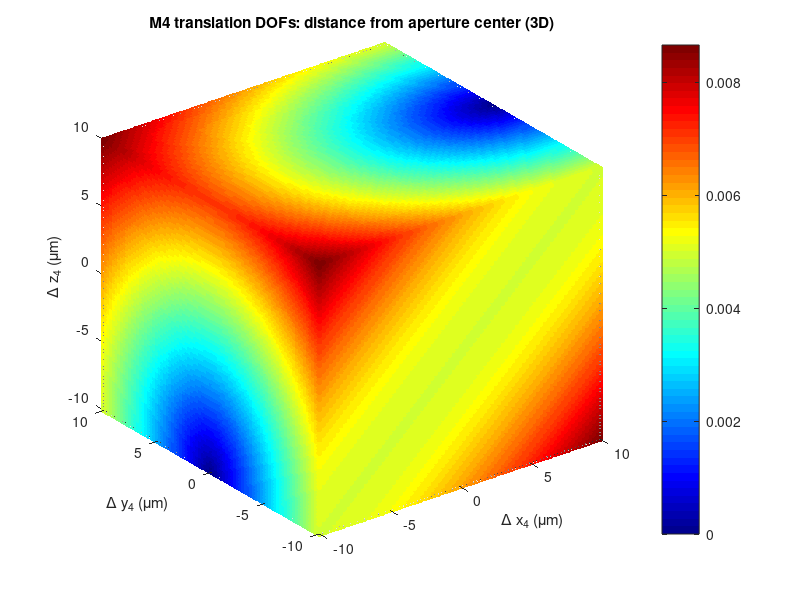
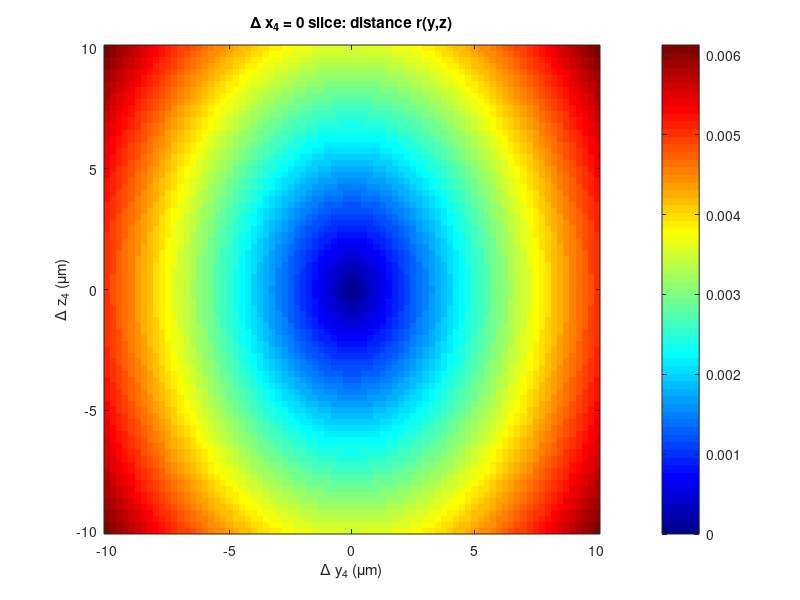
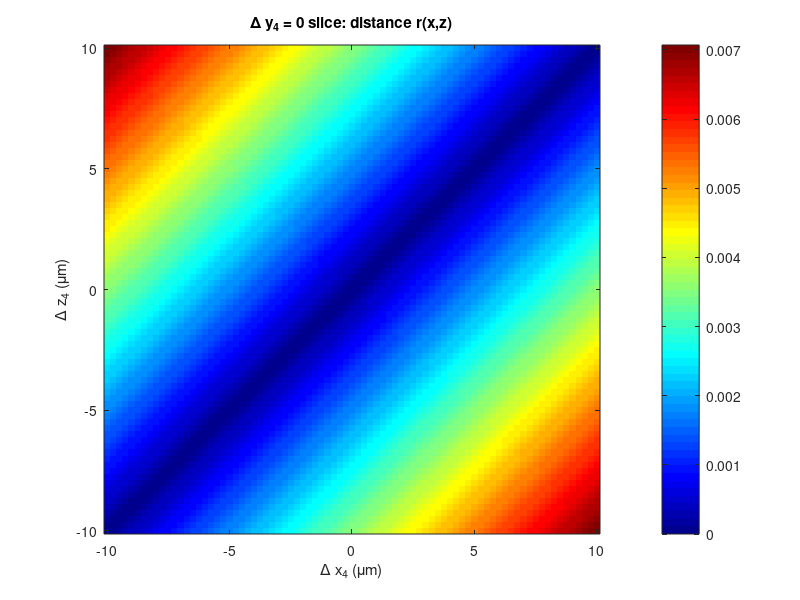
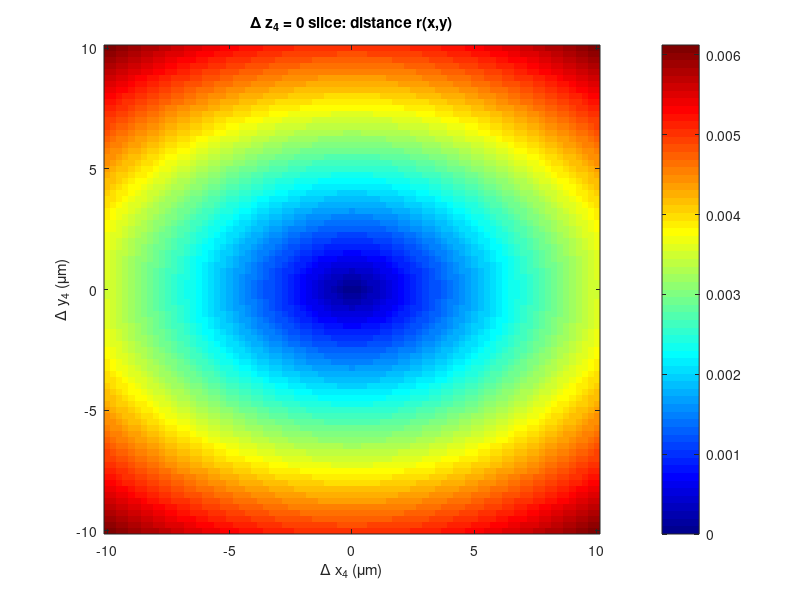

Recreate these plots in MATLAB, in order.
function demo_cavity_linear_response()
set(0, 'defaultFigureColor', 'w');   % 所有新建 figure 默认白色背景
set(0, 'defaultAxesColor',   'w');   % 坐标区域默认白色

    % DEMO: 计算 4 镜环形腔的线性灵敏度矩阵 J，并用它把 20 个微动映射到光阑状态变化
    %
    % 结果：
    %   x_star : 4x1，本征光路在光阑面上的名义状态 (y,z,theta_y,theta_z)
    %   J      : 4x20，一阶雅可比矩阵
    %   dx     : 4x1，给定 dq 时的状态变化
    %
    % 你真正要用的就是： dx = J * dq;

    % 1. 建几何：光阑 + 4 面镜子
    [aperture, mirrors] = build_cavity_geometry_adjacent_spheres();

    % 2. 名义微动为 0
    q0 = zeros(20,1);   % 4 镜 * 每镜 5 DOF

    % 3. 先找一个本征光路的近似解 x_star
    x_init = [0;0;0;0]; % 初始猜测：光阑处位于轴心，角度 0
    x_star = find_eigen_ray(aperture, mirrors, q0, x_init);

    % 4. 数值线性化，求 A, B, J
    eps_x = 1e-6;   % 状态扰动步长（单位：mm / rad，对你的尺度足够小）
    eps_q = 1e-6;   % DOF 扰动步长（单位：mm / rad，同理）
    [A,B,J] = linearize_cavity(aperture, mirrors, q0, x_star, eps_x, eps_q);
    %整块灵敏度
    G = J(1:2, 16:20);   % 只看 M4 对 spot(y,z) 的 2D 灵敏度
disp('G = J(1:2,16:20) where u=[dx4 dy4 dz4 ax4 ay4]:');
disp(G);

s = vecnorm(G, 2, 1);  % 每列2范数
disp('Column norms s_i = ||G(:,i)|| : [dx4 dy4 dz4 ax4 ay4]');
disp(s);

% 看看2×5是否接近退化（对准会变得困难）
disp('singular values of G (2x5):');
disp(svd(G));


    fprintf('Nominal eigen state at aperture [y z ty tz]^T = [%.3e %.3e %.3e %.3e]\n', x_star);

%     镜片 1（右上球面镜）
% 
% dq(1) = Δx_1 —— 沿 局部 x₁ 方向平移（在腔平面内，差不多沿 M1→M2 那段光路方向）
% 
% dq(2) = Δy_1 —— 沿 局部 y₁ 方向平移（出平面方向，垂直于整个腔平面）
% 
% dq(3) = Δz_1 —— 沿 法向 z₁ 平移（piston，沿镜面法线前后推）
% 
% dq(4) = a_x1 —— 绕局部 x₁ 轴转角（tip/pitch，小角度，单位 rad）
% 
% dq(5) = a_y1 —— 绕局部 y₁ 轴转角（tilt/yaw，小角度，单位 rad）
% 
% 镜片 2（左上平面镜）
% 6. dq(6) = Δx_2
% 7. dq(7) = Δy_2
% 8. dq(8) = Δz_2
% 9. dq(9) = a_x2
% 10. dq(10) = a_y2
% 
% 镜片 3（左下平面镜）
% 11. dq(11) = Δx_3
% 12. dq(12) = Δy_3
% 13. dq(13) = Δz_3
% 14. dq(14) = a_x3
% 15. dq(15) = a_y3
% 
% 镜片 4（右下球面镜）
% 16. dq(16) = Δx_4
% 17. dq(17) = Δy_4
% 18. dq(18) = Δz_4
% 19. dq(19) = a_x4
% 20. dq(20) = a_y4
    dq = zeros(20,1);
    % 比如：第一块镜子的 Δy_1 = 5 um（沿出平面方向）
    dq(1) =0e-3;
    dq(2) = 0e-3;  % 单位这里用 mm：5μm = 5e-3 mm
    dq(3) =0;
    dq(4) =0;
    dq(5) =0;
    dq(11) = 0;
 dq(16)=5e-3;

    dx = J * dq;
    fprintf('dx from example dq: [dy dz dty dtz]^T = [%.3e %.3e %.3e %.3e]\n', dx);
  % ===== M4 平移自由度：3D + 切片 灵敏度图 =====
    plot_M4_translation_3D(J, x_star);

    % ===== M4 转动自由度：2D 灵敏度热力图 =====
plot_M4_rotation_3D(J, x_star);
demo_M4_move_and_hits();


end

       
function [ap, mirrors] = build_cavity_geometry_adjacent_spheres()
    % 标准 4 镜环形腔几何：
    % - 右边一竖排：上球面 M1，下球面 M4，中间是光阑
    % - 左边一竖排：上平面 M2，下平面 M3
    % - 光路顺序：ap -> M1 -> M2 -> M3 -> M4 -> ap
    % - 相邻镜面几何光程约为 L（这里取 L = 70 mm）
    % - 球面曲率半径 R = 6000 mm

    L = 70;        % 腔臂长度 ~ 70 mm
    R = 6000;      % 球面半径

    mirrors(4) = struct();

    % ========= 1. 定义名义光路上的 4 个反射点 =========
    % 坐标在 X-Z 平面内（Y 是出平面方向）
    % 右边为 X = +L/2，左边为 X = -L/2
    % 上下为 Z = ±L/2

    % M1：右上角球面镜上的名义打点
    P1 = [ +L/2; 0; +L/2 ];   % (x,y,z)

    % M2：左上角平面镜上的名义打点
    P2 = [ -L/2; 0; +L/2 ];

    % M3：左下角平面镜上的名义打点
    P3 = [ -L/2; 0; -L/2 ];

    % M4：右下角球面镜上的名义打点
    P4 = [ +L/2; 0; -L/2 ];

    % 光阑在右侧两球面之间的中点
    ap.A0 = [ +L/2; 0; 0 ];

    % ========= 2. 名义光路方向（保证能闭环） =========
    % 光路顺序：
    %   ap -> M1 -> M2 -> M3 -> M4 -> ap

    k_ap_to_M1 = [ 0; 0;  1];   % 从光阑往上到 M1
    k_M1_to_M2 = [-1; 0;  0];   % M1 -> 左上 M2
    k_M2_to_M3 = [ 0; 0; -1];   % M2 -> 左下 M3
    k_M3_to_M4 = [ 1; 0;  0];   % M3 -> 右下 M4
    k_M4_to_ap = [ 0; 0;  1];   % M4 -> 光阑（往上）

    % ========= 3. 每个镜面的法向（由入射/出射方向确定） =========
    % 镜面法向 n_j ∝ k_in - k_out

    n1 = k_ap_to_M1 - k_M1_to_M2;  n1 = n1 / norm(n1);   % 球面 1
    n2 = k_M1_to_M2 - k_M2_to_M3;  n2 = n2 / norm(n2);   % 平面 2
    n3 = k_M2_to_M3 - k_M3_to_M4;  n3 = n3 / norm(n3);   % 平面 3
    n4 = k_M3_to_M4 - k_M4_to_ap;  n4 = n4 / norm(n4);   % 球面 4

    % ========= 4. 定义 4 个镜子 =========

    % ----- Mirror 1: 球面，上右 -----
    mirrors(1).type      = 'sphere';
    mirrors(1).R         = R;
    mirrors(1).refPoint  = P1;             % 旋转中心先取打点
    mirrors(1).C0        = P1 - R * n1;    % 球心位置，使得 (P1 - C0)/R = n1
    mirrors(1).ez0       = n1;             % 局部 z 轴 = 法向
    mirrors(1).ex0       = k_M1_to_M2;     % 局部 x 轴先取沿光路切向
    mirrors               = normalize_local_axes(mirrors,1);

    % ----- Mirror 2: 平面，上左 -----
    mirrors(2).type      = 'plane';
    mirrors(2).R         = inf;
    mirrors(2).refPoint  = P2;
    mirrors(2).C0        = P2;             % 平面上一点即可
    mirrors(2).ez0       = n2;
    mirrors(2).ex0       = k_M2_to_M3;     % 切向
    mirrors               = normalize_local_axes(mirrors,2);

    % ----- Mirror 3: 平面，下左 -----
    mirrors(3).type      = 'plane';
    mirrors(3).R         = inf;
    mirrors(3).refPoint  = P3;
    mirrors(3).C0        = P3;
    mirrors(3).ez0       = n3;
    mirrors(3).ex0       = k_M3_to_M4;
    mirrors               = normalize_local_axes(mirrors,3);

    % ----- Mirror 4: 球面，下右 -----
    mirrors(4).type      = 'sphere';
    mirrors(4).R         = R;
    mirrors(4).refPoint  = P4;
    mirrors(4).C0        = P4 - R * n4;
    mirrors(4).ez0       = n4;
    mirrors(4).ex0       = k_M4_to_ap;
    mirrors               = normalize_local_axes(mirrors,4);

    % ========= 5. 光阑坐标系 =========
    % 光阑面法线沿着名义光路方向（从 ap 指向 M1 即 +z）
    ap.m  = k_ap_to_M1;              % 光阑法线 ≈ 光轴
    ap.m  = ap.m / norm(ap.m);

    % 光阑面内：
    %   ey = 出平面方向（取全局 Y）
    %   ez = 在腔平面内，和 m, ey 都正交（自动算出来，是沿着 -X）
    ap.ey = [0; 1; 0];
    ap.ey = ap.ey / norm(ap.ey);
    ap.ez = cross(ap.m, ap.ey);
    ap.ez = ap.ez / norm(ap.ez);

end


function mirrors = normalize_local_axes(mirrors,j)
    % 1) 先单位化 z 轴（法向）
    ez = mirrors(j).ez0;
    ez = ez / norm(ez);

    % 2) 想要 y 轴朝全局 +Y（往桌子外）
    ey_global = [0; 1; 0];

    % 对当前这套几何（法线都在 X-Z 平面），ey_global 本身就与 ez 正交，
    % 但写成通用一点：先减掉在 ez 方向上的分量，保证正交更鲁棒
    ey = ey_global - dot(ey_global, ez) * ez;
    if norm(ey) < 1e-12
        % 极端情况：如果 ez 恰好就是 ±Y（当前几何不会发生）
        % 就选一个备用方向，比如全局 Z，再正交化
        ey = [0; 0; 1];
        ey = ey - dot(ey, ez) * ez;
    end
    ey = ey / norm(ey);

    % 3) 用 y × z 得到 x 轴，自动与 y、z 都正交
    ex = cross(ey, ez);
    ex = ex / norm(ex);

    % 4) 回写到结构体
    mirrors(j).ez0 = ez;
    mirrors(j).ey0 = ey;
    mirrors(j).ex0 = ex;
end



function x_star = find_eigen_ray(ap, mirrors, q0, x_init)
    % 简单迭代 F(x) 找闭环解： x* = F(q0, x*)
    maxIter = 100;
    x = x_init;
    for k = 1:maxIter
        x_new = F_cavity(ap, mirrors, q0, x);
        if norm(x_new - x) < 1e-9
            break;
        end
        x = x_new;
    end
    x_star = x;
end
function [A,B,J] = linearize_cavity(ap, mirrors, q0, x0, eps_x, eps_q)
    % 线性化单圈映射 F(q,x) 在 (q0,x0) 处的一阶导：
    %   A = dF/dx (4x4)
    %   B = dF/dq (4x20)
    % 然后闭环本征解的响应： (I - A) * dx = B * dq  =>  dx = (I-A)^(-1) B dq

    % ---- A: 对 x 的导数 ----
    A = zeros(4,4);
    f0 = F_cavity(ap, mirrors, q0, x0);
    for i = 1:4
        dx = zeros(4,1);
        dx(i) = eps_x;
        fi = F_cavity(ap, mirrors, q0, x0 + dx);
        A(:,i) = (fi - f0) / eps_x;
    end

    % ---- B: 对 q 的导数 ----
    B = zeros(4,20);
    for k = 1:20
        dq = zeros(20,1);
        dq(k) = eps_q;
        fk = F_cavity(ap, mirrors, q0 + dq, x0);
        B(:,k) = (fk - f0) / eps_q;
    end

    % ---- 闭环雅可比 ----
    J = (eye(4) - A) \ B;
end
function x_out = F_cavity(ap, mirrors, q, x_in)
    % F(q,x): 从光阑状态 x_in 出发，经过 4 面镜子，再回到光阑，得到 x_out

    % 1. 应用 DOF
    mirrors_eff = apply_DOFs_to_mirrors(mirrors, q);

    % 2. 光阑状态 -> 光线 (r,k)
    [r, k] = state_to_ray(ap, x_in);

    % 3. ap -> M1 (球面1)
    [r, k] = propagate_to_mirror(r, k, mirrors_eff(1));
    [r, k] = reflect_on_mirror(r, k, mirrors_eff(1));

    % 4. M1 -> M2 (球面2)
    [r, k] = propagate_to_mirror(r, k, mirrors_eff(2));
    [r, k] = reflect_on_mirror(r, k, mirrors_eff(2));

    % 5. M2 -> M3 (平面3)
    [r, k] = propagate_to_mirror(r, k, mirrors_eff(3));
    [r, k] = reflect_on_mirror(r, k, mirrors_eff(3));

    % 6. M3 -> M4 (平面4)
    [r, k] = propagate_to_mirror(r, k, mirrors_eff(4));
    [r, k] = reflect_on_mirror(r, k, mirrors_eff(4));

    % 7. M4 -> ap
    [r, k] = propagate_to_plane(r, k, ap.A0, ap.m);

    % 8. 回到光阑状态向量
    x_out = ray_to_state(ap, r, k);
end

function [r, k] = state_to_ray(ap, x)
    y  = x(1);
    z  = x(2);
    ty = x(3);
    tz = x(4);

    % 位置
    r = ap.A0 + y*ap.ey + z*ap.ez;

    % 方向：k ≈ m + ty*ey + tz*ez
    k_approx = ap.m + ty*ap.ey + tz*ap.ez;
    k = k_approx / norm(k_approx);
end

function x = ray_to_state(ap, r, k)
    % 位置投影
    dr = r - ap.A0;
    y  = dot(dr, ap.ey);
    z  = dot(dr, ap.ez);

    % 方向倾角
    km = dot(k, ap.m);
    ky = dot(k, ap.ey);
    kz = dot(k, ap.ez);
    ty = ky / km;
    tz = kz / km;

    x = [y; z; ty; tz];
end
function mirrors_eff = apply_DOFs_to_mirrors(mirrors, q)
    mirrors_eff = mirrors;
    for j = 1:4
        qj = q((j-1)*5 + (1:5));   % [Δx, Δy, Δz, ax, ay]^T

        ex0 = mirrors(j).ex0;
        ey0 = mirrors(j).ey0;
        ez0 = mirrors(j).ez0;

        % 平移（局部 -> 全局）
        tx = qj(1); ty = qj(2); tz = qj(3);
        t = tx*ex0 + ty*ey0 + tz*ez0;

        % 小转角矢量（局部 -> 全局）
        ax = qj(4); ay = qj(5);
        omega = ax*ex0 + ay*ey0;  % 绕局部 x,y 轴的小角度

        % 更新中心位置（假定绕 refPoint 旋转，这里用 C0/平面上一点）
        C0 = mirrors(j).C0;
        Om = mirrors(j).refPoint;
        dC_rot = cross(omega, (C0 - Om));   % 旋转引起的位移
        C  = C0 + t + dC_rot;

        % 更新法向和局部基底（线性近似）
        ez = ez0 + cross(omega, ez0);
        ez = ez / norm(ez);
        ex = ex0 + cross(omega, ex0);
        ex = ex - dot(ex,ez)*ez;
        ex = ex / norm(ex);
        ey = cross(ez, ex);
        ey = ey / norm(ey);

        mirrors_eff(j).C  = C;
        mirrors_eff(j).ez = ez;
        mirrors_eff(j).ex = ex;
        mirrors_eff(j).ey = ey;
    end
end
function [r_hit, k] = propagate_to_mirror(r, k, mirror)
    % 光线 (r,k) -> 与镜面交点 r_hit
    if strcmp(mirror.type,'sphere')
        % 球面：|r + t k - C|^2 = R^2
        C = mirror.C;
        R = mirror.R;
        oc = r - C;
        a = dot(k,k);
        b = 2*dot(oc,k);
        c = dot(oc,oc) - R^2;
        discriminant = b^2 - 4*a*c;
        if discriminant < 0
            error('No intersection with spherical mirror.');
        end
        t1 = (-b - sqrt(discriminant)) / (2*a);
        t2 = (-b + sqrt(discriminant)) / (2*a);
        t = min(t1,t2);
        if t < 0
            t = max(t1,t2);
        end
        if t <= 0
            error('Intersection behind ray start.');
        end
        r_hit = r + t*k;

    elseif strcmp(mirror.type,'plane')
        % 平面：(r - C)·n = 0，n = ez
        C = mirror.C;
        n = mirror.ez;
        denom = dot(k,n);
        if abs(denom) < 1e-12
            error('Ray parallel to plane.');
        end
        t = dot(C - r, n) / denom;
        if t <= 0
            error('Intersection behind ray start.');
        end
        r_hit = r + t*k;
    else
        error('Unknown mirror type.');
    end
end

function [r_out, k_out] = reflect_on_mirror(r_hit, k_in, mirror)
    % 在交点处计算法向并做理想镜面反射
    if strcmp(mirror.type,'sphere')
        C = mirror.C;
        R = mirror.R;
        n = (r_hit - C) / R;   % 球面法向
        n = n / norm(n);
    else
        n = mirror.ez;         % 平面镜，法向恒定
        n = n / norm(n);
    end

    k_out = k_in - 2*dot(k_in,n)*n;
    k_out = k_out / norm(k_out);
    r_out = r_hit;
end

function [r_hit, k_out] = propagate_to_plane(r, k, A0, m)
    % 光线 (r,k) -> 平面 (r - A0)·m = 0
    denom = dot(k,m);
    if abs(denom) < 1e-12
        error('Ray parallel to plane.');
    end
    t = dot(A0 - r, m) / denom;
    if t <= 0
        error('Plane is behind ray start.');
    end
    r_hit = r + t*k;
    k_out = k;
end
function plot_M4_translation_3D(J, x_star)
    % M4 的 3 个平移 DOF: Δx_4, Δy_4, Δz_4
    % 用线性模型 δx = J δq，计算光阑中心距离 r = sqrt(y^2 + z^2)
    % 并在 3D 参数空间上画：
    %   1. 3D 散点“热力图” (Δx4, Δy4, Δz4) -> r
    %   2. 三个 2D 切片：Δx4=0, Δy4=0, Δz4=0

    % ---- 只取位置分量 y,z 的灵敏度（前两行） ----
    J_pos_M4 = J(1:2, 16:18);     % 2x3，对应 Δx4, Δy4, Δz4

    % 扫描范围（单位：mm）
    % 这里取 ±10 μm，可根据实际情况改
    amp_trans = 10e-3;           % 10 μm = 10e-3 mm
    N = 81;                       % 每个轴 21 个点

    dx4_vals = linspace(-amp_trans, amp_trans, N);
    dy4_vals = linspace(-amp_trans, amp_trans, N);
    dz4_vals = linspace(-amp_trans, amp_trans, N);

    [DX4, DY4, DZ4] = ndgrid(dx4_vals, dy4_vals, dz4_vals);   % N x N x N

    % 展平为向量，方便一次性矩阵乘
    dq_sub = [DX4(:)'; DY4(:)'; DZ4(:)'];   % 3 x (N^3)

    % y,z 的增量： 2 x (N^3)
    dYZ = J_pos_M4 * dq_sub;

    % 加上名义本征解的 y,z
    Y = x_star(1) + dYZ(1,:);    % 1 x (N^3)
    Z = x_star(2) + dYZ(2,:);

    % 到光阑中心的距离 r
    R = sqrt(Y.^2 + Z.^2);       % 1 x (N^3)

    % reshape 回 N x N x N
    R3 = reshape(R, N, N, N);

    % ================= 1. 3D 散点“热力图” =================
    figure; clf;
    scatter3(DX4(:)*1e3, DY4(:)*1e3, DZ4(:)*1e3, ...
             20, R(:), 'filled');    % 颜色代表 r
    xlabel('\Delta x_4 (\mum)', 'Interpreter','tex');
    ylabel('\Delta y_4 (\mum)', 'Interpreter','tex');
    zlabel('\Delta z_4 (\mum)', 'Interpreter','tex');
    title('M4 translation DOFs: distance from aperture center (3D)', ...
          'Interpreter','tex');
    grid on; box on; colorbar;
    colormap(jet);

    % ================= 2. 三个 2D 切片 =================
    % 选中间切片（0 附近），索引：
    mid = ceil(N/2);

    % (a) Δx4 = 0 切片：平面 (Δy4, Δz4)
    R_x0 = squeeze(R3(mid, :, :));  % N x N
    figure; clf;
    imagesc(dy4_vals*1e3, dz4_vals*1e3, R_x0');  % 注意转置，让坐标对应
    set(gca,'YDir','normal');
    xlabel('\Delta y_4 (\mum)', 'Interpreter','tex');
    ylabel('\Delta z_4 (\mum)', 'Interpreter','tex');
    title('\Delta x_4 = 0 slice: distance r(y,z)', 'Interpreter','tex');
    colorbar; colormap(jet);

    % (b) Δy4 = 0 切片：平面 (Δx4, Δz4)
    R_y0 = squeeze(R3(:, mid, :));  % N x N
    figure; clf;
    imagesc(dx4_vals*1e3, dz4_vals*1e3, R_y0');
    set(gca,'YDir','normal');
    xlabel('\Delta x_4 (\mum)', 'Interpreter','tex');
    ylabel('\Delta z_4 (\mum)', 'Interpreter','tex');
    title('\Delta y_4 = 0 slice: distance r(x,z)', 'Interpreter','tex');
    colorbar; colormap(jet);

    % (c) Δz4 = 0 切片：平面 (Δx4, Δy4)
    R_z0 = squeeze(R3(:, :, mid));  % N x N
    figure; clf;
    imagesc(dx4_vals*1e3, dy4_vals*1e3, R_z0');
    set(gca,'YDir','normal');
    xlabel('\Delta x_4 (\mum)', 'Interpreter','tex');
    ylabel('\Delta y_4 (\mum)', 'Interpreter','tex');
    title('\Delta z_4 = 0 slice: distance r(x,y)', 'Interpreter','tex');
    colorbar; colormap(jet);
end
function plot_M4_rotation_3D(J, x_star)
    % M4 的 2 个转动 DOF: a_x4, a_y4
    % 基于线性模型 δx = J δq，计算光阑中心距离 r = sqrt(y^2 + z^2)
    % 画：
    %   1) 3D surface: (a_x4, a_y4) -> r
    %   2) 俯视 2D 热力图（方便对比）

    % y,z 对 [a_x4, a_y4] 的灵敏度 (2x2)
    J_pos_rot_M4 = J(1:2, 19:20);

    % 扫描范围（单位：rad），这里取 ±100 μrad
    amp_rot = 100e-6;       % 100 μrad
    N = 81;                 % 网格分辨率

    ax4_vals = linspace(-amp_rot, amp_rot, N);
    ay4_vals = linspace(-amp_rot, amp_rot, N);

    [AX4, AY4] = ndgrid(ax4_vals, ay4_vals);   % N x N

    % 展成 2 x (N^2) 的小扰动向量
    dq_sub = [AX4(:)'; AY4(:)'];

    % 位置分量增量 (y,z)
    dYZ = J_pos_rot_M4 * dq_sub;   % 2 x (N^2)

    Y = x_star(1) + dYZ(1,:);
    Z = x_star(2) + dYZ(2,:);
    R = sqrt(Y.^2 + Z.^2);         % 1 x (N^2)

    R2 = reshape(R, N, N);         % N x N

    %% 1) 3D surface 图：高度和颜色都表示 r
    figure; clf;
    surf(ax4_vals*1e6, ay4_vals*1e6, R2', R2', 'EdgeColor','none');  % X=ax4, Y=ay4, Z=r
    xlabel('a_{x4} (\murad)', 'Interpreter','tex');
    ylabel('a_{y4} (\murad)', 'Interpreter','tex');
    zlabel('r (mm)');
    title('M4 rotation DOFs: distance from aperture center (3D surface)', ...
          'Interpreter','tex');
    colormap(jet);
    colorbar;
    grid on; box on;
    view(45, 30);          % 斜视角方便看
    shading interp;        % 颜色平滑一点

    %% 2) 俯视 2D 热力图（同一数据从上往下看）
    figure; clf;
    imagesc(ax4_vals*1e6, ay4_vals*1e6, R2');
    set(gca,'YDir','normal');
    xlabel('a_{x4} (\murad)', 'Interpreter','tex');
    ylabel('a_{y4} (\murad)', 'Interpreter','tex');
    title('M4 rotation DOFs: distance from aperture center (top view)', ...
          'Interpreter','tex');
    colormap(jet);
    colorbar;
end
function [Phits, x_out] = trace_cavity_hits(ap, mirrors, q, x_in)
    % TRACE_CAVITY_HITS
    % 从光阑状态 x_in 出发，带 DOF q，绕腔一圈，
    % 返回在 4 个镜子上的打点位置（全局坐标）和回到光阑的状态。
    %
    % 输出：
    %   Phits: 3x4 矩阵
    %          第 j 列 = [Xj; Yj; Zj] 为在镜子 Mj 上的打点
    %   x_out: 4x1，绕一圈回到光阑后的状态（应该接近 x_in）

    % 1. 应用 DOF
    mirrors_eff = apply_DOFs_to_mirrors(mirrors, q);

    % 2. 光阑状态 -> 光线 (r,k)
    [r, k] = state_to_ray(ap, x_in);

    Phits = nan(3,4);   % 预分配

    % ---- ap -> M1 ----
    [r, k] = propagate_to_mirror(r, k, mirrors_eff(1));
    Phits(:,1) = r;                      % 记录 M1 打点
    [r, k] = reflect_on_mirror(r, k, mirrors_eff(1));

    % ---- M1 -> M2 ----
    [r, k] = propagate_to_mirror(r, k, mirrors_eff(2));
    Phits(:,2) = r;                      % 记录 M2 打点
    [r, k] = reflect_on_mirror(r, k, mirrors_eff(2));

    % ---- M2 -> M3 ----
    [r, k] = propagate_to_mirror(r, k, mirrors_eff(3));
    Phits(:,3) = r;                      % 记录 M3 打点
    [r, k] = reflect_on_mirror(r, k, mirrors_eff(3));

    % ---- M3 -> M4 ----
    [r, k] = propagate_to_mirror(r, k, mirrors_eff(4));
    Phits(:,4) = r;                      % 记录 M4 打点
    [r, k] = reflect_on_mirror(r, k, mirrors_eff(4));

    % ---- M4 -> ap ----
    [r, k] = propagate_to_plane(r, k, ap.A0, ap.m);

    % 回到光阑状态向量
    x_out = ray_to_state(ap, r, k);
end
function demo_M4_move_and_hits()
    % 示例：只动 M4 的 5 个 DOF，
    % 求【新腔】的闭环本征光路，然后看 M1~M4 上的打点坐标

    % 1. 基本参数 & 几何
    L = 70;
    R = 6000;
    [ap, mirrors] = build_cavity_geometry_adjacent_spheres();

    % 2. 先求名义腔(q=0)的本征光路，作为后续迭代初始值
    q_zero = zeros(20,1);
    x_init = [0;0;0;0];
    x_star0 = find_eigen_ray(ap, mirrors, q_zero, x_init);

    % 3. 构造一个 q：只动 M4 的 5 个 DOF
    q = zeros(20,1);
    % M4 在 16~20：
    %   q(16) = Δx4
    %   q(17) = Δy4
    %   q(18) = Δz4
    %   q(19) = a_x4
    %   q(20) = a_y4

    % ------- 这里你自己设想演示用的位姿 -------
    % 提醒：为了画示意图好看，可以故意用“夸张一点”的数值
    % 比如 0.5 mm、几 mrad，而不是 μm/μrad
    dx4 = 0e-3;        % 0.5 mm，示意图用
    dy4 = 0.0e-3;
    dz4 = 0.0e-3;
    ax4 = 5e-3;        % 0.005 rad ~ 0.3°
    ay4 = 0e-3;       % 3 mrad，示意

    q(16) = dx4;
    q(17) = dy4;
    q(18) = dz4;
    q(19) = ax4;
    q(20) = ay4;

    % 4. 对这个“新腔”，再求一次闭环本征光路
    x_star_q = find_eigen_ray_with_q(ap, mirrors, q, x_star0);

    % 5. 用这个新的本征光路，追一圈打点
    [Phits, x_out] = trace_cavity_hits(ap, mirrors, q, x_star_q);

    % 6. 打印结果（用多一点小数位，看得更清楚）
    fprintf('=== M4 motion: [dx4 dy4 dz4 ax4 ay4] = [%.3e %.3e %.3e %.3e %.3e]\n', ...
        dx4, dy4, dz4, ax4, ay4);
    fprintf('New eigen state at aperture [y z ty tz]^T = [%.6f %.6f %.6e %.6e]\n', ...
        x_star_q(1), x_star_q(2), x_star_q(3), x_star_q(4));

    for j = 1:4
        P = Phits(:,j);
        fprintf('Hit on M%d: [X Y Z] = [%.6f  %.6f  %.6f] mm\n', ...
            j, P(1), P(2), P(3));
    end

    % 7. 看一下闭环误差（理论上应该很小）
    dx_loop = x_out - x_star_q;
    fprintf('Loop closure delta at aperture [dy dz dty dtz] = [%.3e %.3e %.3e %.3e]\n', ...
        dx_loop(1), dx_loop(2), dx_loop(3), dx_loop(4));
end

function x_star = find_eigen_ray_with_q(ap, mirrors, q, x_init)
    % 在给定 DOF q 的情况下，求闭环本征光路：
    %   x* 满足 x* = F_cavity(ap, mirrors, q, x*)
    maxIter = 200;
    x = x_init;
    for k = 1:maxIter
        x_new = F_cavity(ap, mirrors, q, x);
        if norm(x_new - x) < 1e-10
            break;
        end
        x = x_new;
    end
    x_star = x;
end
